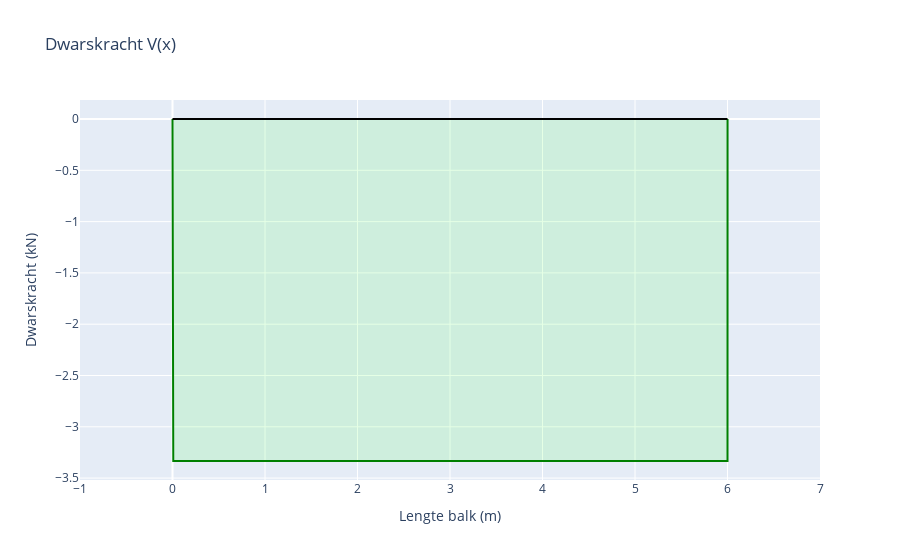

Write notebook code for a chart like this one.
### Code cell
layout = go.Layout(
    title="Dwarskracht V(x)",
    xaxis=dict(title="Lengte balk (m)", range=[-1, lengteBalk+1]),
    yaxis=dict(title="Dwarskracht (kN)"),
    showlegend=False
)

line = go.Scatter(
    x=X,
    y= sum(shearForce),
    mode='lines',
    name='Dwarskracht (kN)',
    fill = 'tonexty',
    line_color='green',
    fillcolor='rgba(0,255,0,0.1)'
)

axis = go.Scatter(
    x= [0,lengteBalk],
    y= [0,0],
    mode='lines',
    line_color='black'
)

fig= go.Figure(data=[line, axis], layout=layout)
fig.show()

### Figure 1 — Plotly figure (JSON) as saved in the notebook; plotly's stock layout.template omitted (floating-point values rounded to 4 significant figures; data arrays with more than 128 entries replaced by an {"elided": "..."} marker saying what was removed)
{"data": [{"fill": "tonexty", "fillcolor": "rgba(0,255,0,0.1)", "line": {"color": "green"}, "mode": "lines", "name": "Dwarskracht (kN)", "type": "scatter", "x": {"elided": "10002 float values"}, "y": {"elided": "10002 float values"}}, {"line": {"color": "black"}, "mode": "lines", "type": "scatter", "x": [0, 6], "y": [0, 0]}], "layout": {"showlegend": false, "title": {"text": "Dwarskracht V(x)"}, "xaxis": {"range": [-1, 7], "title": {"text": "Lengte balk (m)"}}, "yaxis": {"title": {"text": "Dwarskracht (kN)"}}}}
